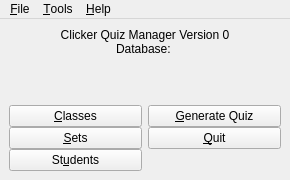
<?xml version="1.0" encoding="UTF-8"?>
<ui version="4.0">
 <class>MainWindow</class>
 <widget class="QMainWindow" name="MainWindow">
  <property name="geometry">
   <rect>
    <x>0</x>
    <y>0</y>
    <width>290</width>
    <height>180</height>
   </rect>
  </property>
  <property name="windowTitle">
   <string>Clicker Quiz Manager</string>
  </property>
  <property name="accessibleName">
   <string/>
  </property>
  <widget class="QWidget" name="centralwidget">
   <layout class="QVBoxLayout" name="verticalLayout">
    <item>
     <layout class="QGridLayout" name="gridLayout">
      <property name="verticalSpacing">
       <number>0</number>
      </property>
      <item row="4" column="1">
       <widget class="QPushButton" name="quitButton">
        <property name="minimumSize">
         <size>
          <width>125</width>
          <height>0</height>
         </size>
        </property>
        <property name="text">
         <string>&amp;Quit</string>
        </property>
       </widget>
      </item>
      <item row="3" column="1">
       <widget class="QPushButton" name="quizButton">
        <property name="minimumSize">
         <size>
          <width>125</width>
          <height>0</height>
         </size>
        </property>
        <property name="text">
         <string>&amp;Generate Quiz</string>
        </property>
       </widget>
      </item>
      <item row="1" column="0" colspan="2">
       <widget class="QLabel" name="dbLabel">
        <property name="text">
         <string>Database: </string>
        </property>
        <property name="alignment">
         <set>Qt::AlignCenter</set>
        </property>
       </widget>
      </item>
      <item row="3" column="0">
       <widget class="QPushButton" name="classesButton">
        <property name="minimumSize">
         <size>
          <width>125</width>
          <height>0</height>
         </size>
        </property>
        <property name="text">
         <string>&amp;Classes</string>
        </property>
       </widget>
      </item>
      <item row="4" column="0">
       <widget class="QPushButton" name="setsButton">
        <property name="minimumSize">
         <size>
          <width>125</width>
          <height>0</height>
         </size>
        </property>
        <property name="toolTip">
         <string/>
        </property>
        <property name="text">
         <string>&amp;Sets</string>
        </property>
       </widget>
      </item>
      <item row="2" column="0">
       <spacer name="verticalSpacer">
        <property name="orientation">
         <enum>Qt::Vertical</enum>
        </property>
        <property name="sizeHint" stdset="0">
         <size>
          <width>20</width>
          <height>40</height>
         </size>
        </property>
       </spacer>
      </item>
      <item row="0" column="0" colspan="2">
       <widget class="QLabel" name="verLabel">
        <property name="text">
         <string>Clicker Quiz Manager Version 0</string>
        </property>
        <property name="alignment">
         <set>Qt::AlignCenter</set>
        </property>
       </widget>
      </item>
      <item row="5" column="0">
       <widget class="QPushButton" name="studentsButton">
        <property name="text">
         <string>St&amp;udents</string>
        </property>
       </widget>
      </item>
     </layout>
    </item>
   </layout>
  </widget>
  <widget class="QMenuBar" name="menuBar">
   <property name="geometry">
    <rect>
     <x>0</x>
     <y>0</y>
     <width>290</width>
     <height>25</height>
    </rect>
   </property>
   <widget class="QMenu" name="menuFile">
    <property name="title">
     <string>&amp;File</string>
    </property>
    <addaction name="actionNew"/>
    <addaction name="actionOpen"/>
    <addaction name="separator"/>
    <addaction name="actionQuit"/>
   </widget>
   <widget class="QMenu" name="menuHelp">
    <property name="title">
     <string>&amp;Help</string>
    </property>
    <addaction name="actionManual"/>
    <addaction name="actionVersion"/>
   </widget>
   <widget class="QMenu" name="menuTools">
    <property name="title">
     <string>&amp;Tools</string>
    </property>
    <addaction name="actionBackup"/>
    <addaction name="actionPreferences"/>
   </widget>
   <addaction name="menuFile"/>
   <addaction name="menuTools"/>
   <addaction name="menuHelp"/>
  </widget>
  <action name="actionNew">
   <property name="text">
    <string>&amp;New Database...</string>
   </property>
   <property name="shortcut">
    <string>Ctrl+N</string>
   </property>
  </action>
  <action name="actionOpen">
   <property name="text">
    <string>&amp;Open Database...</string>
   </property>
   <property name="shortcut">
    <string>Ctrl+O</string>
   </property>
  </action>
  <action name="actionQuit">
   <property name="text">
    <string>&amp;Quit</string>
   </property>
   <property name="shortcut">
    <string>Ctrl+Q</string>
   </property>
  </action>
  <action name="actionManual">
   <property name="text">
    <string>&amp;Manual...</string>
   </property>
   <property name="shortcut">
    <string>F1</string>
   </property>
  </action>
  <action name="actionBackup">
   <property name="text">
    <string>&amp;Back up DB...</string>
   </property>
   <property name="shortcut">
    <string>Ctrl+B</string>
   </property>
  </action>
  <action name="actionPreferences">
   <property name="text">
    <string>&amp;Preferences...</string>
   </property>
   <property name="shortcut">
    <string>Ctrl+P</string>
   </property>
  </action>
  <action name="actionVersion">
   <property name="text">
    <string>&amp;Version...</string>
   </property>
  </action>
 </widget>
 <resources/>
 <connections/>
</ui>
